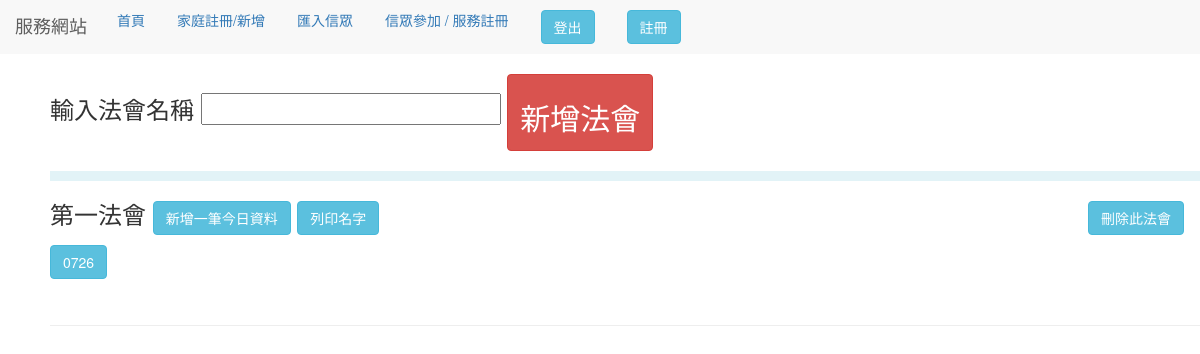
/join_activity (signed in), run on an earlier commit of the app's database.
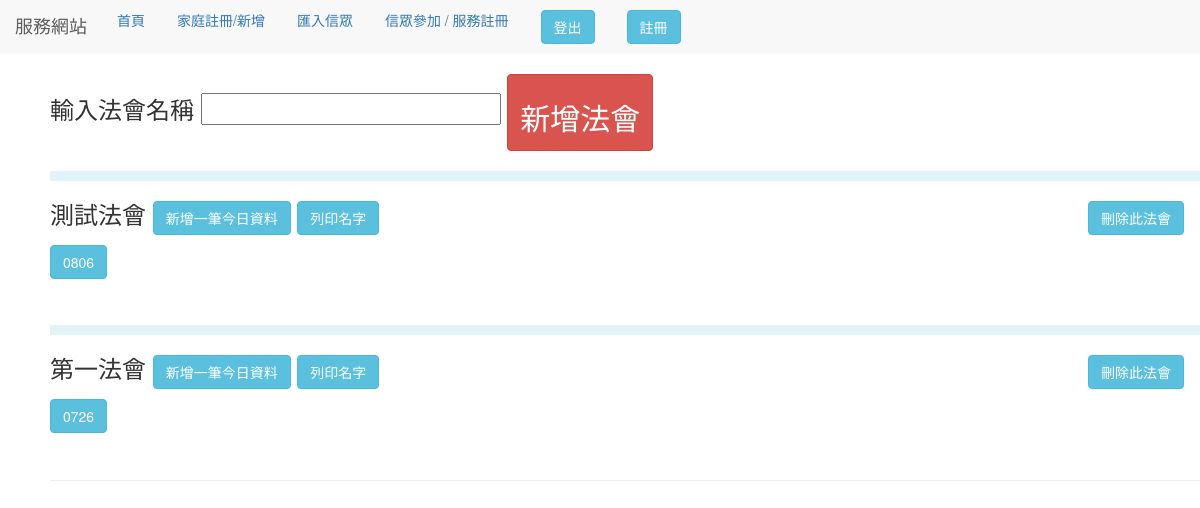
And on a later commit of the database.
### use_app/models.py (models this page shows, shortened)
class Day(models.Model):
    date_name = models.CharField(max_length=12)
    class Meta:
        verbose_name_plural = '法會日期'

class every_day(models.Model):
    Day_date = models.ForeignKey(Day,
                                 related_name='name',
                                 null=True,
                                 blank=True,
                                 on_delete=models.CASCADE)
    date = models.CharField(max_length=12)
    one_lights = models.TextField(blank=True)
    two_lights = models.TextField(blank=True)
    three_lights = models.TextField(blank=True)
    four_lights = models.TextField(blank=True)
    five_lights = models.TextField(blank=True)
    class Meta:
        verbose_name_plural = '燈的紀錄'

### use_app/views.py (the view)
# urls.py: path('join_activity', views.join_activity,name="join_activity"),
@login_required(login_url='/use_login')
def join_activity(request):
    if request.method == "POST":
        if request.POST["activity_name"] != "" and not Day.objects.filter(
                date_name=request.POST["activity_name"]).exists():
            Day.objects.create(date_name=request.POST["activity_name"])
        else:
            error = ""
    Days = Day.objects.all().order_by("-id")
    every_days = every_day.objects.all()
    return render(request, "activity_list.html", locals())

### templates/activity_list.html (shortened to what this page needs)
{% extends "base.html" %} {% block title %} 首頁 {% endblock %} {% block message %}
<link rel="stylesheet" href="//code.jquery.com/ui/1.12.1/themes/base/jquery-ui.css">
<div style="margin-left:50px;">
    <form method="post">
        輸入法會名稱
        <input name="activity_name">
        <button type="submit" class="btn btn-danger">
            <h2 style="text-align:center;">新增法會</h2>
        </button>
    </form>
    {% for Day in Days %}
    <hr style="border: 5px solid rgba(155, 213, 228, 0.295);">
    <h3>{{Day.date_name}}
        <button class="btn btn-info add_button" id="{{Day.id}}">
            新增一筆今日資料
        </button>
        <button class="btn btn-info name_button " value="{{Day.id}}">
            列印名字
        </button>
        <button class="btn btn-info del_button " id="{{Day.id}}" style="float: right; margin-right: 2vmin">
            刪除此法會
        </button>
    </h3>
    {%for every in every_days %}
    {%if every.Day_date.id == Day.id %}
    <button class="btn btn-info go" value="{{ every.date}}" name="{{Day.id}}">
        {{every.date}}
    </button> <br><br>
    {% endif %}
    {%endfor %}
    {%endfor %}
    {% endblock %}

What changed in the data, as far as the page shows it:
added Day: date_name "測試法會", {{ Day.id }} 26 (drawn)
added every_day: date "0806", shown under "測試法會"
